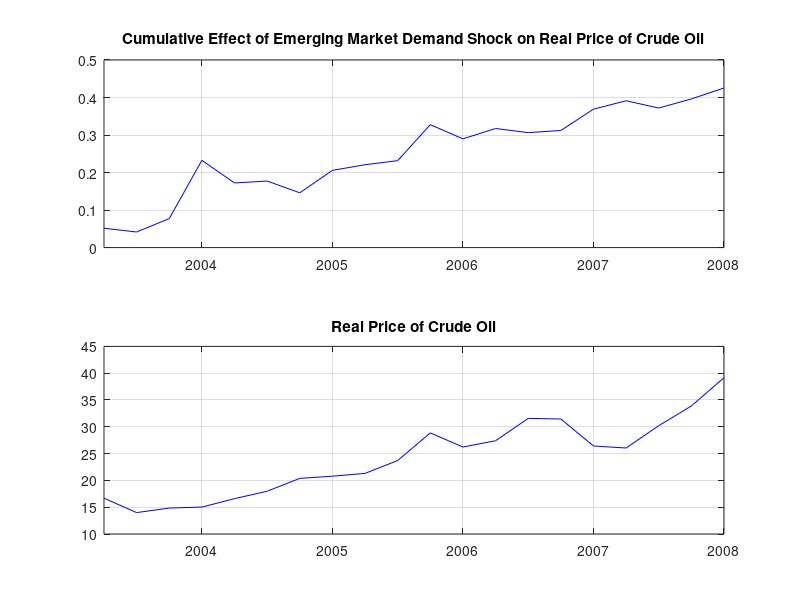

This figure's MATLAB source:
clear all;

global t

load oil.txt; o=oil; [t,q]=size(o);

load oilsup.txt; x=oilsup; [t,q]=size(x);
load oilad.txt; y=oilad; [t,q]=size(y);
load oildd.txt; z=oildd; [t,q]=size(z);

p=0

irfsup = x(:,1)
oilsup = x(:,2)
irfsup = transpose(irfsup)
oilsup = transpose(oilsup)

irfad = y(:,1)
oilad = y(:,2)
irfad = transpose(irfad)
oilad = transpose(oilad)

irfdd = z(:,1)
oildd = z(:,2)
irfdd = transpose(irfdd)
oildd = transpose(oildd)

time=(2003+1/4:1/4:2007+4/4)';

xhat=zeros(t-p,1); yhat=zeros(t-p,1); zhat=zeros(t-p,1);
for i=1:t-p
    xhat(i,:)=dot(irfsup(1,1:i),oilsup(1,i:-1:1));
    yhat(i,:)=dot(irfad(1,1:i),oilad(1,i:-1:1));
    zhat(i,:)=dot(irfdd(1,1:i),oildd(1,i:-1:1));
end;

% Contribution to real price of oil
time=2003+1/4:1/4:2007+4/4;

subplot(2,1,1)
plot(time,yhat,'b-');
title('Cumulative Effect of Emerging Market Demand Shock on Real Price of Crude Oil')
axis([2003+1/4 2007+4/4 0 +0.5])
grid on

subplot(2,1,2)
plot(time,oil,'b-');
title('Real Price of Crude Oil')
axis([2003+1/4 2007+4/4 10 +45])
grid on


